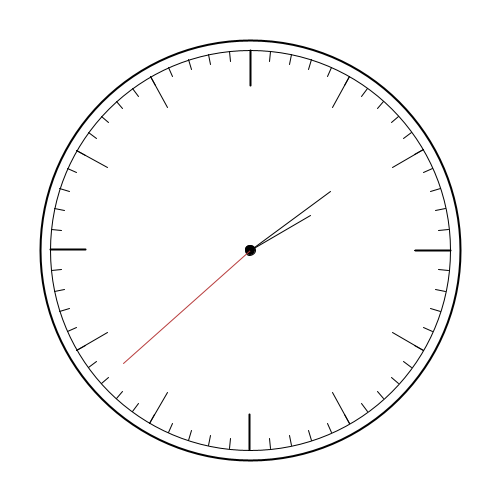
Frame 1 (no input)
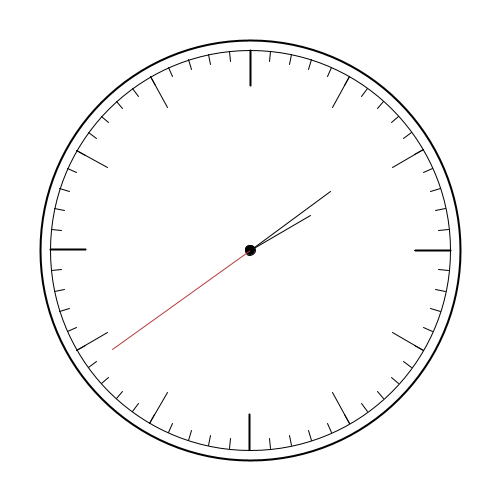
Frame 60 (the mouse pressed at the canvas centre just before this capture)
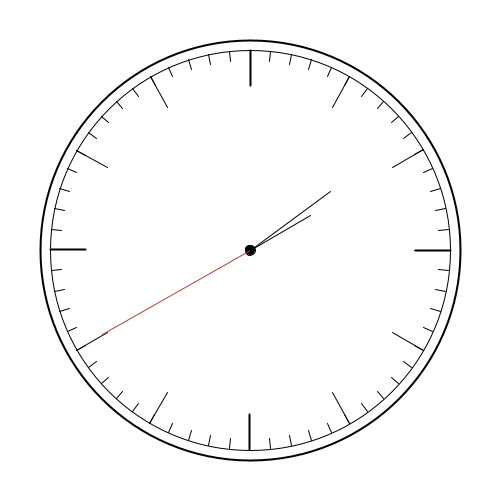
Frame 120 (the mouse held since frame 60 and released just before this capture)

The Processing sketch that drew these frames (run headless with seeded random() and noise(); from frame 60 on, the mouse is pressed at the canvas centre):

// Processing sketch: processing_143787
// ── processing_143787.pde

void setup() {

  size (500, 500);
  background (255);
  smooth();
}

void draw () {
  background(255);  
  fill(255);
  float sec  = map(second(), 0, 60, 0, 360);
  float min  = map(minute(), 0, 60, 0, 360);
  float h = map(hour(), 0, 12, 0, 360);
  //Rahmen
  translate(width/2, height/2);
  pushMatrix();
  strokeWeight(2);
  ellipse(0, 0, 420, 420);
  strokeWeight(1);
  ellipse (0, 0, 400, 400);
  popMatrix();

  rotate(radians(270));

  //Skala Stunden
  for (int i=0; i<=360; i+=30) {

    pushMatrix();
    strokeWeight(1);
    if ((i == 0) || (i==90) || (i==180) || (i==270)) {  
      strokeWeight(2);
      //stroke(183,61,61);
    }
    rotate (radians(i));
    translate(0, 200);
    // ellipse (0,0,10,10);
    line(0, 0, 0, -35);
    popMatrix();
  }
  strokeWeight(1);
  //Skala Minuten/Sekunden
  for (int i=0; i<=360; i+=6) {

    pushMatrix();
    rotate (radians(i));
    translate(0, 200);
    // ellipse (0,0,10,10);
    line(0, 0, 0, -10);
    popMatrix();
  }
fill(0);
  ellipse(0, 0, 10, 10);
  

  //sec
  pushMatrix();
  rotate(radians(sec));
  stroke(183, 61, 61);
  line(0, 0, 170, 0);
  popMatrix();
  stroke(0);



  //hours
  pushMatrix();
  rotate(radians(h));
  line(0, 0, 70, 0);
  popMatrix();



  //min
  pushMatrix();
  rotate(radians(min));
  line(0, 0, 100, 0);
  popMatrix();
}
